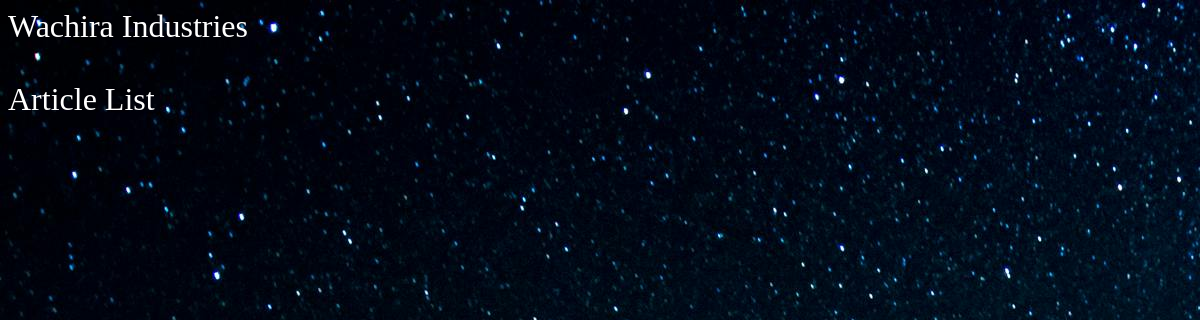
Page /app1/articles/ on the earlier database version.
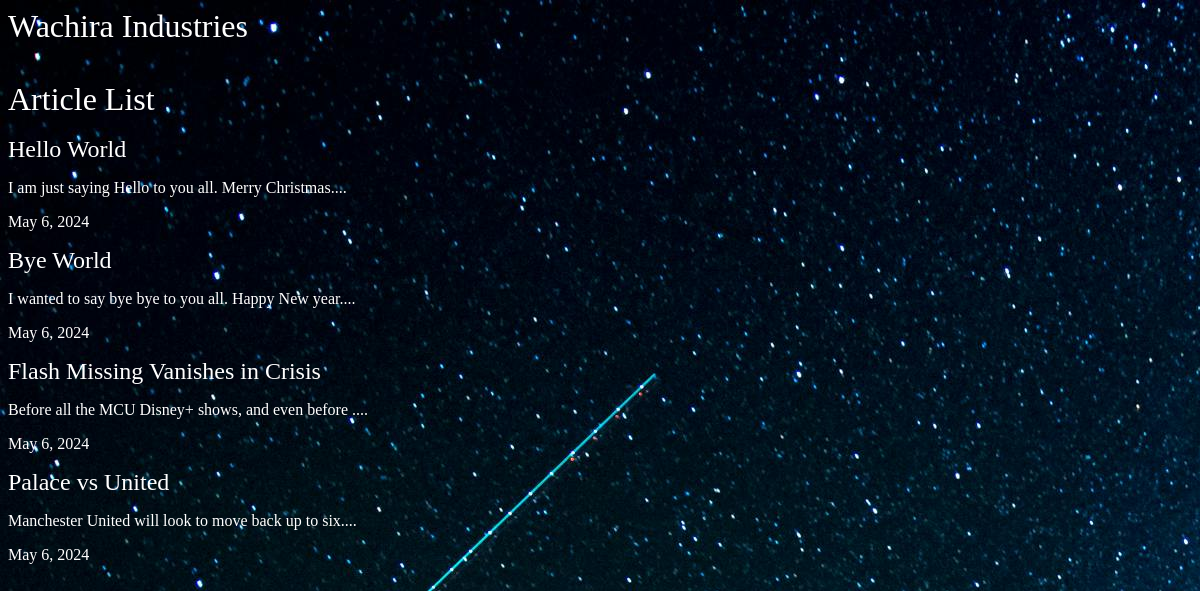
Same page on the later database version.
### app1/models.py (models this page shows, shortened)
class Article(models.Model):
    title = models.CharField(max_length=70)
    body = models.TextField()
    date_published = models.DateField(auto_now_add=True)
    slug = models.SlugField(unique=True)  # Add a slug field
    thumb = models.ImageField(default='default.jpg',blank=True)
    def snippet(self):
        return self.body[:50] + "...."

### app1/views.py (the view)
# urls.py: path('articles/', views.articles, name="list"),
def articles(request):
    article = Article.objects.all().order_by('date_published')
    return render(request, 'articles/articles.html', {'article': article})

### app1/templates/articles/articles.html
{% extends 'base_layout.html' %}
{%block content%}
    <br>
    <h1>Article List</h1>
    <br>
    <div class = "article" >
        {% for articles in article%}
        <div class="articles">
            <h2><a href="{% url 'app1:article_detail' articles.slug%}">{{articles.title}}</a></h2>
            <p>{{articles.snippet}}</p>
            <p>{{articles.date_published}}</p>
        </div>
        {% endfor %}
    </div>
{%endblock%}

### templates/base_layout.html (shortened to what this page needs)
{% load static  %}
<html>
    <head>
        <link rel="stylesheet" href="{%static 'style.css'%}">
    </head>
    <body>
        <div class = "wrapper" >
            <h1><a href="{% url 'app1:list' %}">Wachira Industries</a></h1>
            <br>
            {% block content %}
            {% endblock content %}
        </div>
    </body>
</html>

### assets/style.css (style rules this page uses)
body { background-color: #0f121f; background-image: url('stars.jpg'); background-repeat: no-repeat; color: #fff; }
body * { font-family: Ubuntu; }
h1,h2,h3,h4,h5 { font-weight: normal; margin: 0; }
a, a:hover, a:visited { color: #fff; text-decoration: none; }

Differences in the rows shown:
added Article: title "Hello World", snippet "I am just saying Hello to you all. Merry Christmas....", date_published "May 6, 2024"
added Article: title "Bye World", snippet "I wanted to say bye bye to you all. Happy New year....", date_published "May 6, 2024"
added Article: title "Flash Missing Vanishes in Crisis", snippet "Before all the MCU Disney+ shows, and even before ....", date_published "May 6, 2024"
added Article: title "Palace vs United", snippet "Manchester United will look to move back up to six....", date_published "May 6, 2024"
